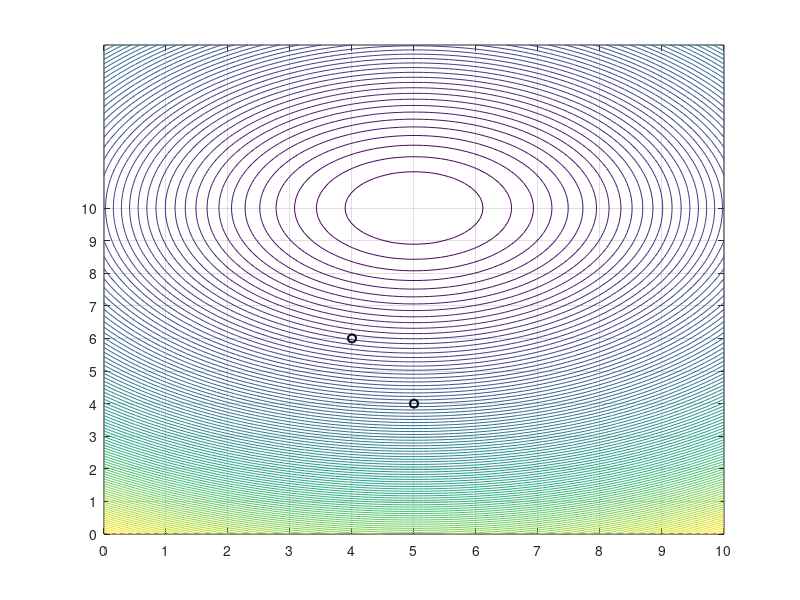

The MATLAB source for this figure: (Note: this script raises an error after producing the figure.)
clc
clear all
close all

A=[1 0
   0 1];
B=[1 0
   0 1];
C=[1 0
   0 1];
sys=ss(A,B,C,0);
Ts=1;
sysd=c2d(sys,Ts);


N=5;
Nsim=20;
num_states=4;
u = zeros(Nsim , 2);
x = zeros(Nsim + 1, 2);
x0=[5;0];
x(1,:) = x0;
lb=[3.5 0 -0.5 -0.5 ];
ub=[5.5 10 0.5 0.5];
xf=[5;10];

lb1=[];lb2=[];
ub1=[];ub2=[];
for i=1:N
    lb1=[lb1,lb(1:2)];
    lb2=[lb2,lb(3:4)];
    ub1=[ub1,ub(1:2)];
    ub2=[ub2,ub(3:4)];
end
lb=[lb1,lb2];
ub=[ub1,ub2];

Z0=0;

%% plot
obstacles=[[5,4],[4,6]];

xcont = linspace(x0(1)-5,xf(1)+5);
ycont = linspace(x0(2),xf(2)+5);
[X,Y] = meshgrid(xcont,ycont);
fun = (X-xf(1)).^2 + (Y-xf(2)).^2;
contour(X,Y,fun,100)
hold on 
for i=1:length(obstacles)/2
    scatter(obstacles(2*i-1),obstacles(2*i),'k','LineWidth',1.5)
end
grid on,set(gca,'ytick',min(xcont):max(xcont)),set(gca,'xtick',min(ycont):max(ycont))
xline(3.5,'--r');
xline(4.5,'--r');
xline(5.5,'--r');

i=1;
inc_slope=0.1;
for k = 2:Nsim+1
    
    [Z,exitflag] = optimizer_fmincon(Z0,A, B, N, xf, x(k-1,:)',lb,ub,obstacles);
    obstacles(2)=obstacles(2)+0.05;
    obstacles(4)=obstacles(4)-0.05;
    for i=1:length(obstacles)/2
    scatter(obstacles(2*i-1),obstacles(2*i),'k','LineWidth',1.5)
    end
    Z0=Z;
    u(k-1,:)=Z(N*2+1:N*2+2);
    x(k,:) = A*x(k-1,:)' + B*u(k-1,:)';
    i=i+1;
    if exitflag==-2
        disp("----unfeasible!----")
       break
    end
    plot(x(:,1),x(:,2),'ok')
    pause(0.1)
end
disp("done")


    
